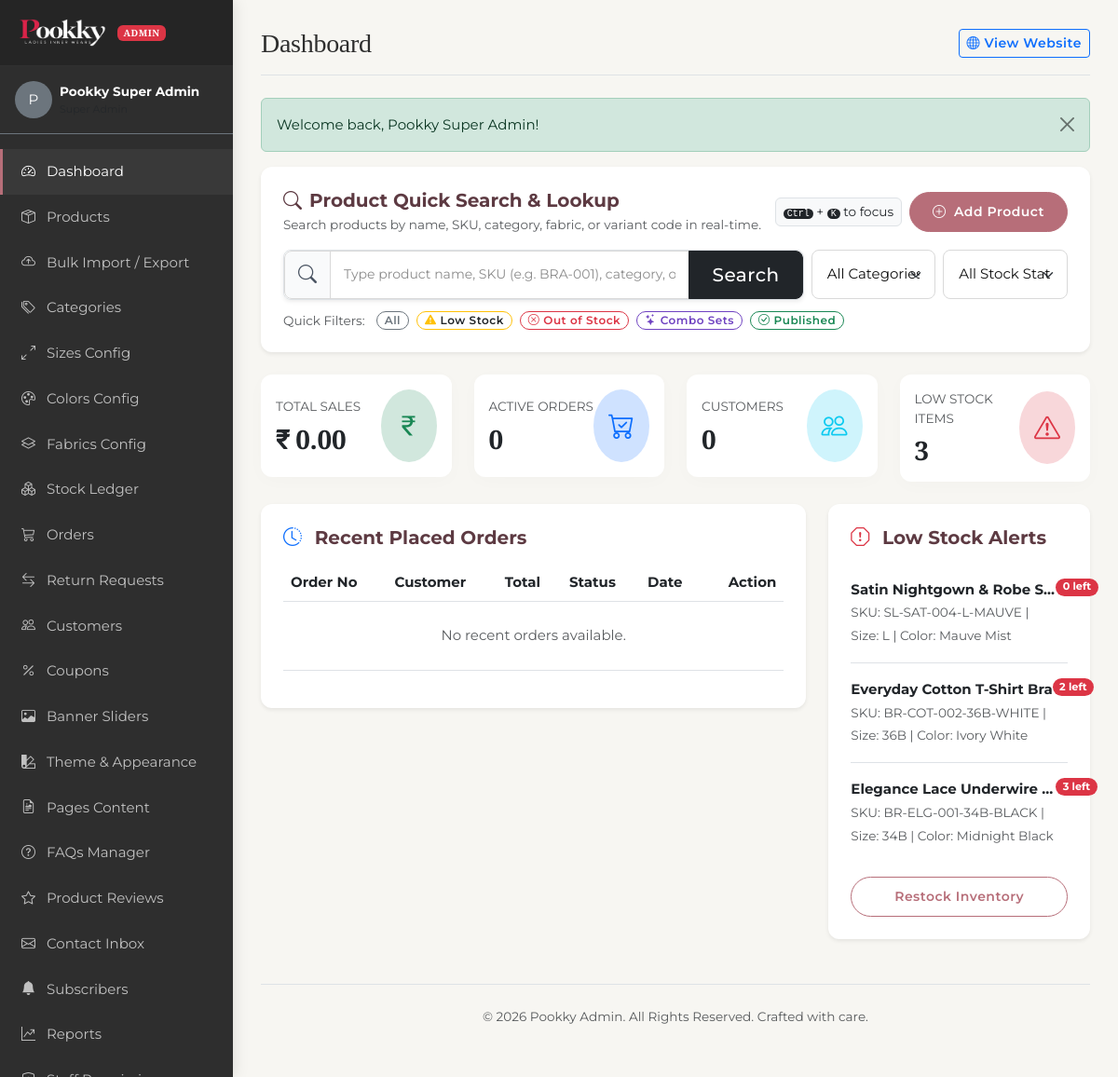
The page /admin/index.php (signed in) on the database its author committed.
### tables this page shows
CREATE TABLE IF NOT EXISTS product_variants (
    id INT AUTO_INCREMENT PRIMARY KEY,
    product_id INT NOT NULL,
    size_id INT NOT NULL,
    color_id INT NOT NULL,
    sku VARCHAR(100) NOT NULL UNIQUE,
    regular_price DECIMAL(10,2) DEFAULT NULL,
    offer_price DECIMAL(10,2) DEFAULT NULL,
    price DECIMAL(10,2) DEFAULT NULL COMMENT 'Override price if set',
    stock INT DEFAULT 0,
    created_at TIMESTAMP DEFAULT CURRENT_TIMESTAMP,
    FOREIGN KEY (product_id) REFERENCES products(id) ON DELETE CASCADE,
    FOREIGN KEY (size_id) REFERENCES sizes(id) ON DELETE RESTRICT,
    FOREIGN KEY (color_id) REFERENCES colors(id) ON DELETE RESTRICT
);

CREATE TABLE IF NOT EXISTS products (
    id INT AUTO_INCREMENT PRIMARY KEY,
    category_id INT NOT NULL,
    product_type ENUM('single', 'combo') NOT NULL DEFAULT 'single',
    name VARCHAR(150) NOT NULL,
    slug VARCHAR(150) NOT NULL UNIQUE,
    sku VARCHAR(50) NOT NULL UNIQUE,
    description TEXT NOT NULL,
    fabric_details TEXT,
    fit_type VARCHAR(100),
    care_instructions TEXT,
    regular_price DECIMAL(10,2) NOT NULL,
    offer_price DECIMAL(10,2) DEFAULT NULL,
    gst_percentage DECIMAL(5,2) DEFAULT 18.00,
    is_featured TINYINT DEFAULT 0,
    is_new_arrival TINYINT DEFAULT 0,
    is_best_seller TINYINT DEFAULT 0,
    status TINYINT DEFAULT 1 COMMENT '1=Active, 0=Inactive',
    seo_title VARCHAR(150),
    seo_description TEXT,
    created_at TIMESTAMP DEFAULT CURRENT_TIMESTAMP,
    FOREIGN KEY (category_id) REFERENCES categories(id) ON DELETE RESTRICT
);

CREATE TABLE IF NOT EXISTS sizes (
    id INT AUTO_INCREMENT PRIMARY KEY,
    size_name VARCHAR(50) NOT NULL,
    size_code VARCHAR(10) NOT NULL,
    category_type VARCHAR(50) NOT NULL,  
    created_at TIMESTAMP DEFAULT CURRENT_TIMESTAMP
);

CREATE TABLE IF NOT EXISTS colors (
    id INT AUTO_INCREMENT PRIMARY KEY,
    color_name VARCHAR(50) NOT NULL,
    color_code VARCHAR(7) NOT NULL,  
    created_at TIMESTAMP DEFAULT CURRENT_TIMESTAMP
);

### admin/index.php (the view, shortened to what the rows shown need)
<?php
$page_title = 'Dashboard';
require_once __DIR__ . '/includes/header.php';
try {
    $low_stock_details = $pdo->query("
        SELECT v.sku, v.stock, p.name as product_name, s.size_code, c.color_name
        FROM product_variants v
        JOIN products p ON v.product_id = p.id
        JOIN sizes s ON v.size_id = s.id
        JOIN colors c ON v.color_id = c.id
        WHERE v.stock <= 5
        ORDER BY v.stock ASC
        LIMIT 5
    ")->fetchAll();
} catch (PDOException $e) {
    set_flash_message('error', 'Error loading dashboard metrics: ' . $e->getMessage());
}
?>
<div class="row g-4">
    <div class="col-12 col-lg-8">
        <div class="card border-0 shadow-sm p-4 bg-white" style="border-radius: 12px;">
            <div class="table-responsive">
                <table class="table align-middle">
                    <thead>
                        <tr>
                            <th>Order No</th>
                            <th>Customer</th>
                            <th>Total</th>
                            <th>Status</th>
                            <th>Date</th>
                            <th class="text-end">Action</th>
                        </tr>
                    </thead>
                </table>
            </div>
        </div>
    </div>
    <div class="col-12 col-lg-4">
        <div class="card border-0 shadow-sm p-4 bg-white" style="border-radius: 12px;">
            <div class="list-group list-group-flush">
                <?php if (empty($low_stock_details)): ?>
                    <div class="text-center text-muted py-4">All products are well stocked!</div>
                <?php else: ?>
                    <?php foreach ($low_stock_details as $item): ?>
                        <div class="list-group-item px-0 py-3">
                            <div class="d-flex justify-content-between align-items-start">
                                <div>
                                    <div class="fw-bold text-dark text-truncate" style="max-width: 220px;"><?php echo e($item['product_name']); ?></div>
                                    <small class="text-muted">SKU: <?php echo e($item['sku']); ?> | Size: <?php echo e($item['size_code']); ?> | Color: <?php echo e($item['color_name']); ?></small>
                                </div>
                                <span class="badge bg-danger rounded-pill"><?php echo e($item['stock']); ?> left</span>
                            </div>
                        </div>
                    <?php endforeach; ?>
                <?php endif; ?>
            </div>
        </div>
    </div>
</div>
<?php require_once __DIR__ . '/includes/footer.php'; ?>

### admin/includes/header.php (shortened to what the rows shown need)
<?php
require_once __DIR__ . '/../../includes/functions.php';
require_once __DIR__ . '/../../includes/auth.php';
$current_admin_id = $_SESSION['admin_id'];
$admin_stmt = $pdo->prepare("
    SELECT a.*, r.name as role_name
    FROM admins a
    JOIN roles r ON a.role_id = r.id
    WHERE a.id = ? LIMIT 1
");
$admin_stmt->execute([$current_admin_id]);
$admin_profile = $admin_stmt->fetch();
$page_title = $page_title ?? 'Admin Dashboard';
?>
<!DOCTYPE html>
<html lang="en">
<head>
    <link href="https://cdn.jsdelivr.net/npm/bootstrap@5.3.0/dist/css/bootstrap.min.css" rel="stylesheet">
    <link href="https://cdn.jsdelivr.net/npm/bootstrap-icons@1.10.0/font/bootstrap-icons.css" rel="stylesheet">
    <link rel="stylesheet" href="../assets/css/style.css?v=2.8">
</head>
<body>
    <div class="admin-sidebar" id="adminSidebar">
        <div class="py-3 px-3 border-bottom border-secondary mb-3 d-flex align-items-center gap-2">
            <div class="rounded-circle bg-secondary d-flex align-items-center justify-content-center text-white font-weight-bold" style="width: 40px; height: 40px;">
                <?php echo strtoupper(substr($admin_profile['name'], 0, 1)); ?>
            </div>
            <div class="text-truncate">
                <div class="text-white small fw-bold"><?php echo e($admin_profile['name']); ?></div>
                <div class="text-muted" style="font-size: 11px;"><?php echo e($admin_profile['role_name']); ?></div>
            </div>
        </div>
    </div>
    <div class="admin-main">
        <header class="d-flex justify-content-between align-items-center mb-4 pb-3 border-bottom">
            <div class="d-flex align-items-center gap-2">
                <h1 class="h3 mb-0"><?php echo e($page_title); ?></h1>
            </div>
        </header>

### rows shown on the page
product_variants: product.name "Satin Nightgown & Robe S…", sku "SL-SAT-004-L-MAUVE", size.size_code "L", color.color_name "Mauve Mist", stock "0"
product_variants: product.name "Everyday Cotton T-Shirt Bra", sku "BR-COT-002-36B-WHITE", size.size_code "36B", color.color_name "Ivory White", stock "2"
product_variants: product.name "Elegance Lace Underwire…", sku "BR-ELG-001-34B-BLACK", size.size_code "34B", color.color_name "Midnight Black", stock "3"

### other values the page prints
substr($admin_profile['name'], 0, 1) "P"
$admin_profile['name'] "Pookky Super Admin"
$page_title "Dashboard"
$msg "Welcome back, Pookky Super Admin!"
format_price($total_sales) "₹ 0.00"
$active_orders "0"
$total_customers "0"
$low_stock_count "3"
SITE_NAME "Pookky"
